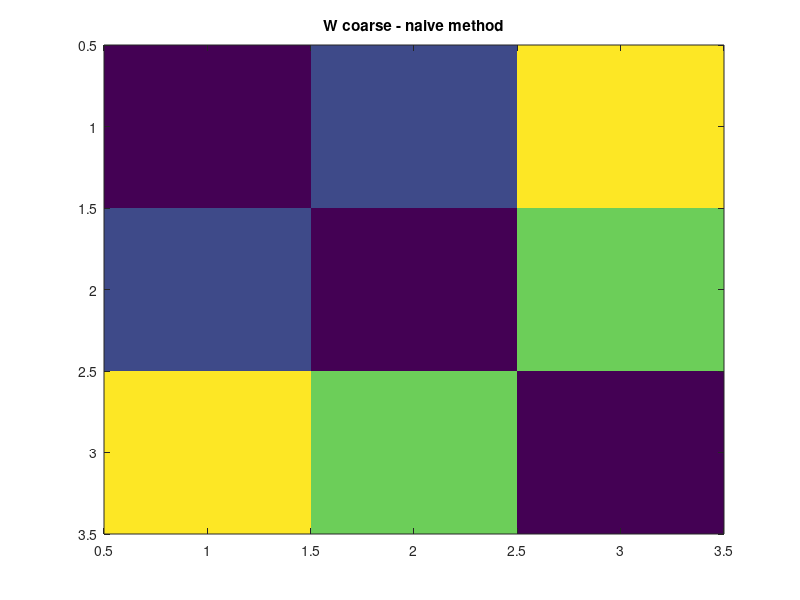

Here is the MATLAB script that generated this plot: (Note: this script raises an error after producing the figure.)
function Test_equiv_case()

% Test_equiv_case();

%%

% clear all;
% close all;



%edge weights
c=0.2; %edge 12
a=0.9; %edge 13
b=0.7; %edge 23



%node cardinality
numnodes=3;
k=3; %node 1
m=2; %node 2
l=5; %node 3



%internal weights
Z=1.0;
% d=Z*(k*a*l+k*c*m);%node 1
% e=Z*(l*b*m+k*c*m);%node 2
% f=Z*(k*a*l+l*b*m);%node 3
d=Z*(a+c);%node 1
e=Z*(b+c);%node 2
f=Z*(a+b);%node 3
% d=1;%node 1
% e=1;%node 2
% f=1;%node 3



nodims=2;
nodimsfull=k+m+l -1;
methodofchoice=1;



%%%%%%%%%%%%%%%%%%%%%%%%%%%%%%%%%%%%%%%%%%%%%%%%%%%%%%%%%%%%%%%%%%%%%%%%%%%%%%%%%%%%%%%

W=zeros(numnodes);

W(1,1)=(k-1)*d - (k-1)*l*a - (k-1)*m*c;
W(2,2)=(m-1)*e - (m-1)*l*b - (m-1)*k*c;
W(3,3)=(l-1)*f - (l-1)*m*b - (l-1)*k*a;

W(1,2)=k*c*m; W(2,1)=W(1,2);
W(1,3)=k*a*l; W(3,1)=W(1,3);
W(3,2)=l*b*m; W(2,3)=W(3,2);

W=sparse(W);
%%%%%%%%%%%%%%%%%%%%%%%%%%%%%%%%%%%%%%%%%%%%%%%%%%%%%%%%%%%%%%%%%%%%%%%%%%%%%%%%%%%%%%%%%

Whein=zeros(numnodes);
Whein(1,1)=(k-1)*k*d/2;
Whein(2,2)=(m-1)*m*e/2;
Whein(3,3)=(l-1)*l*f/2;
Whein(1,2)=k*c*m; Whein(2,1)=Whein(1,2);
Whein(1,3)=k*a*l; Whein(3,1)=Whein(1,3);
Whein(3,2)=l*b*m; Whein(2,3)=Whein(3,2);
Whein=sparse(Whein);
%%%%%%%%%%%%%%%%%%%%%%%%%%%%%%%%%%%%%%%%%%%%%%%%%%%%%%%%%%%%%%%%%%%%%%%%%%%%%%%%%%%%%%%%%

%%% Constant factor
% W=W/3;

%%%%%%%%%%%%%%%%%%%%%%%%%%%%%%%%%%%%%%%%%%%%%%%%%%%%%%%%%%%%%%%%%%%%%%%%%%%%%%%%%%%%%%%%%

Wnaive=[0,c,a;c,0,b;a,b,0];
Wnaive=sparse(Wnaive);
%Wnaive=[0,k*c*m,k*a*l;k*c*m,0,l*b*m;k*a*l,l*b*m,0];
figure(1), imagesc(Wnaive)
title('W coarse - naive method')



%%%Computation of spectral clusetring
[mappedX,lambda,L]=Newlaplacian(W,nodims,methodofchoice);

%%%Computation of spectral clusetring
[mappedXh,lambdah,Lh]=Newlaplacian(Whein,nodims,methodofchoice);

%%% Constant factor
% mappedX=mappedX/(sqrt(3))



%Plot for the fine graph
figure(2), imagesc(full(W))
title('W proposed')
figure(3), imagesc(full(L))
title('L proposed')
figure(4), imagesc(Whein)
title('W - Matthias Heins method')
figure(5), imagesc(full(Lh))
title('L Hein')



%%%%%%%%%%%%%%%%%%%%%%%%%%%%%%%%%%%%%%%%%%%%%%%%%%%%%%%%%%%%%%%%%%%%%%%%%%%%%%%%%%%%%%%%%

%%%Computation of spectral clusetring
[mappedXc,lambdac,Lc]=Newlaplacian(Wnaive,nodims,methodofchoice);






%%%%%%%%%%%%%%%%%%%%%%%%%%%%%%%%%%%%%%%%%%%%%%%%%%%%%%%%%%%%%%%%%%%%%%%%%%%%%%%%%%%%%%%%%%%%%%%%

% The finer graph and the original weights
W=zeros(k+m+l);
for i=1:k+m+l
    for j=i+1:k+m+l
        if (i<=k)&&(j<=k) %nodes 11
            W(i,j)=d;
            W(j,i)=d;
        elseif (i<=k)&&(j>k)&&(j<=k+m) %nodes 12
            W(i,j)=c;
            W(j,i)=c;
        elseif (i<=k)&&(j>k+m) % nodes 13
            W(i,j)=a;
            W(j,i)=a;
        elseif (i>k)&&(i<=k+m)&&(j>k)&&(j<=k+m) %nodes 22
            W(i,j)=e;
            W(j,i)=e;
        elseif (i>k)&&(i<=k+m)&&(j>k+m) %nodes 23
            W(i,j)=b;
            W(j,i)=b;
        else    %nodes 33
            W(i,j)=f;
            W(j,i)=f;
        end
    end
end




%eigendecomposition of the full matrix
W=sparse(W);
figure(6), imagesc(full(W))
title('full W')



%%%Computation of spectral clusetring
[mappedXf,lambdaf,Lf]=Newlaplacian(W,nodimsfull,methodofchoice);




df=zeros(k+m+l); for i=1:k+m+l;for j=1:k+m+l; df(i,j)=norm(mappedXf(i,:)-mappedXf(j,:));end;end;
figure(7),imagesc(df./(df(1,end)))
% figure(7),imagesc(df)
title('distances for generalized EV problem, finer original graph')
% for i=1:k+m+l;for j=1:k+m+l; d2f(i,j)=norm(mappedX2f(i,:)-mappedX2f(j,:));end;end;
% figure, imagesc(d2f)
% title('distances for EV problem with L')
d=zeros(numnodes); for i=1:3;for j=1:3; d(i,j)=norm(mappedX(i,:)-mappedX(j,:));end;end;
figure(8), imagesc(d./(d(1,3)))
% figure(8), imagesc(d)
title('distances for generalized EV problem, proposed method')
% for i=1:3;for j=1:3; d2(i,j)=norm(mappedX2(i,:)-mappedX2(j,:));end;end;
% figure, imagesc(d2)
% title('distances for EV problem with L')
dc=zeros(numnodes); for i=1:3;for j=1:3; dc(i,j)=norm(mappedXc(i,:)-mappedXc(j,:));end;end;
figure(9), imagesc(dc./(dc(1,3)))
% figure(9), imagesc(dc)
title('distances for EV problem with naive weighting')
%k-means..



%%%%% Experiments with the equivalence of Jordan KDD 09 %%%%%%%%%%%%%%%%%%%%%%%%%%%%%%%%%%%%%

% Wjordan=[0,c,a;c,0,b;a,b,0];
% Wjordan=Wjordan.*repmat([k,m,l],numnodes,1);
% Wjordan=sparse(Wjordan);
% 
% 
% %%%Computation of spectral clusetring
% [mappedXj,lambdaj,Lj]=Newlaplacian(Wjordan,nodims,methodofchoice);
% 
% dj=zeros(numnodes); for i=1:3;for j=1:3; dj(i,j)=norm(mappedXj(i,:)-mappedXj(j,:));end;end;
% figure(8), imagesc(dj./(dj(1,3)))
% % figure(8), imagesc(dc)
% title('distances for EV problem with weighting according to Jordan')

%%%%%%%%%%%%%%%%%%%%%%%%%%%%%%%%%%%%%%%%%%%%%%%%%%%%%%%%%%%%%%%%%%%%%%%%%%%%%%%%%%%%%%%%%

%%
